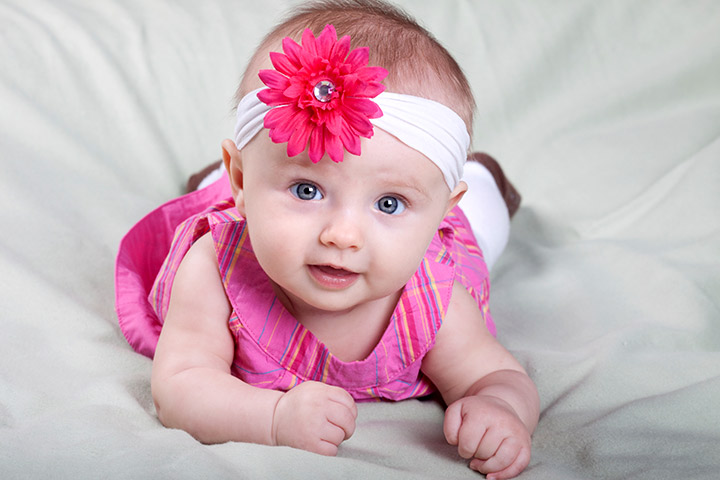
#> input picture data/baby_img.jpg, 720 x 480 px, found by its file name
$ python circle_detection.py
#> lines starting #> are read from the running program, lines starting #| are printed output that depends on the picture
import cv2
import numpy as np

#read image in grayscale mode,because medianBlur not working with RGB images
image = cv2.imread('baby_img.jpg',1)
#> image is the input picture: shape (480, 720, 3); mean B, G, R 185.5, 177.1, 203.9
image_8bit = cv2.imread('baby_img.jpg',0) #Hough transform processing wants 8-bit image
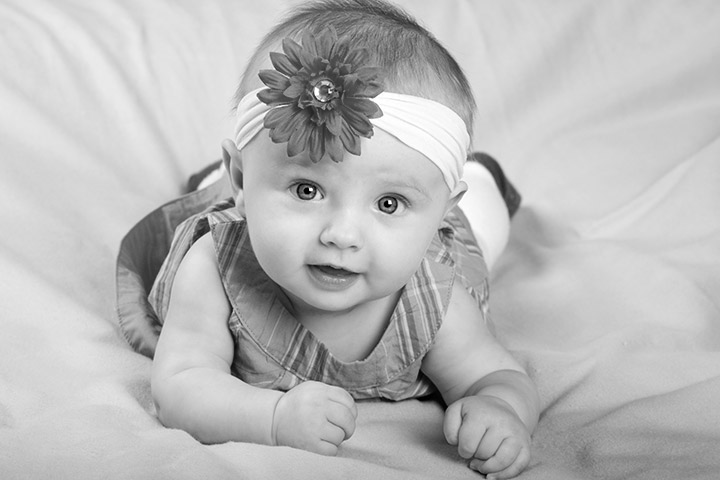
#> image_8bit: shape (480, 720); min 0, max 255, mean 186


circles = cv2.HoughCircles(image_8bit,cv2.HOUGH_GRADIENT,1,20,param1=50,param2=30,minRadius=0,maxRadius=0)
#> circles = 513 rows, first 8: [357.5, 211.5, 145.3], [376.5, 234.5, 161.2], [557.5, 162.5, 317], [530.5, 176.5, 288.3], [345.5, 253.5, 127.3], [525.5, 232.5, 239], [541.5, 205.5, 270.8], [340.5, 227.5, 131.1]

circles = np.uint16(np.around(circles))
#> circles = 513 rows, first 8: [358, 212, 145], [376, 234, 161], [558, 162, 317], [530, 176, 288], [346, 254, 127], [526, 232, 239], [542, 206, 271], [340, 228, 131]
for i in circles[0,:]:
    # draw the outer circle
    cv2.circle(image,(i[0],i[1]),i[2],(0,255,0),2)
    # draw the center of the circle
    cv2.circle(image,(i[0],i[1]),2,(0,0,255),3)
#> this loop made 513 passes
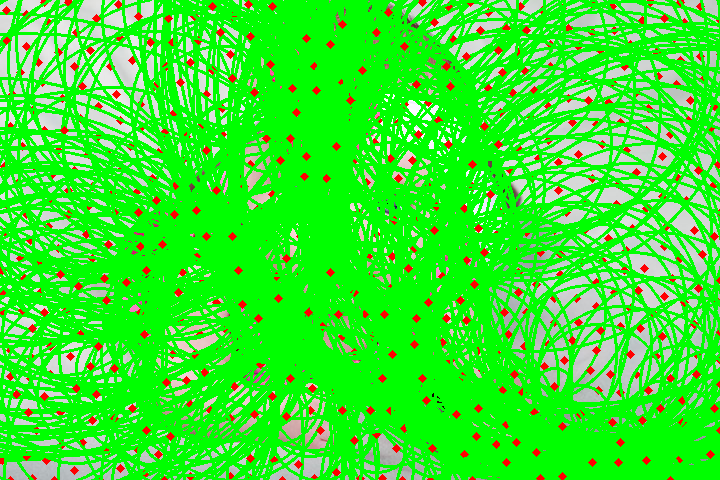
#> image: shape (480, 720, 3); mean B, G, R 44.8, 233.8, 55.2

cv2.startWindowThread()
cv2.imshow('detected circles',image)
cv2.waitKey(0)
cv2.destroyAllWindows()
